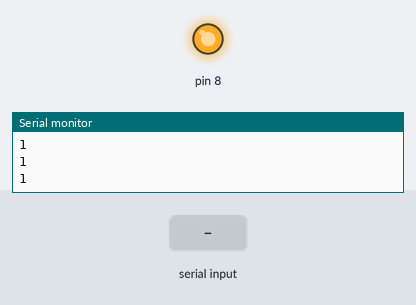
The sketch below on a simulated Arduino Uno, built with avr-gcc and run on an emulated ATmega328P. On the bench: output pins drawn as LEDs (lit = HIGH), the last lines printed to the serial monitor. The test bench sets the inputs (shaded band).

Above: at 1.2 s.
1.3 s: "1" received over Serial
At 2.5 s:
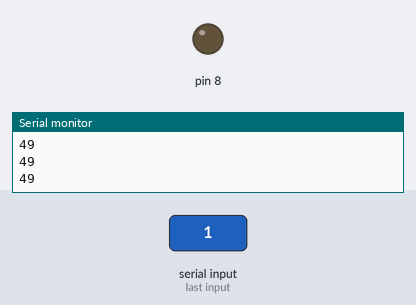
2.8 s: "0" received over Serial
At 3.8 s:
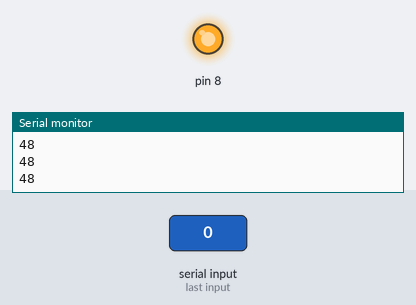
Timing chart, 0 to 5.8 s (numbered marks = the images above; inputs shaded):
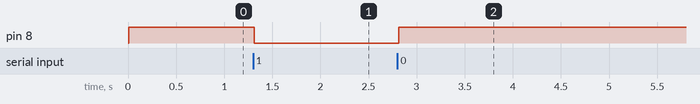

Measured:
- after the input at 1.3 s, pin 8: HIGH → LOW at once
- after the input at 2.8 s, pin 8: LOW → HIGH at once

The sketch:

sketch_jun17a.ino
```cpp
int Num=1; //可更改成影像辨識Flag
void setup() {
 pinMode(8,OUTPUT);
 Serial.begin(9600);
}

void loop() {
  //讀取序列埠傳入的字元
  Serial.println(Num);
  if(Serial.available()){
    Num=Serial.read();

  }

  delay(10);

  if(Num==49){ //ASCII 1=49
    digitalWrite(8,LOW); //低電平觸發，LOW時繼電器觸發
  }
  else{
    digitalWrite(8,HIGH);
  }
}
```
